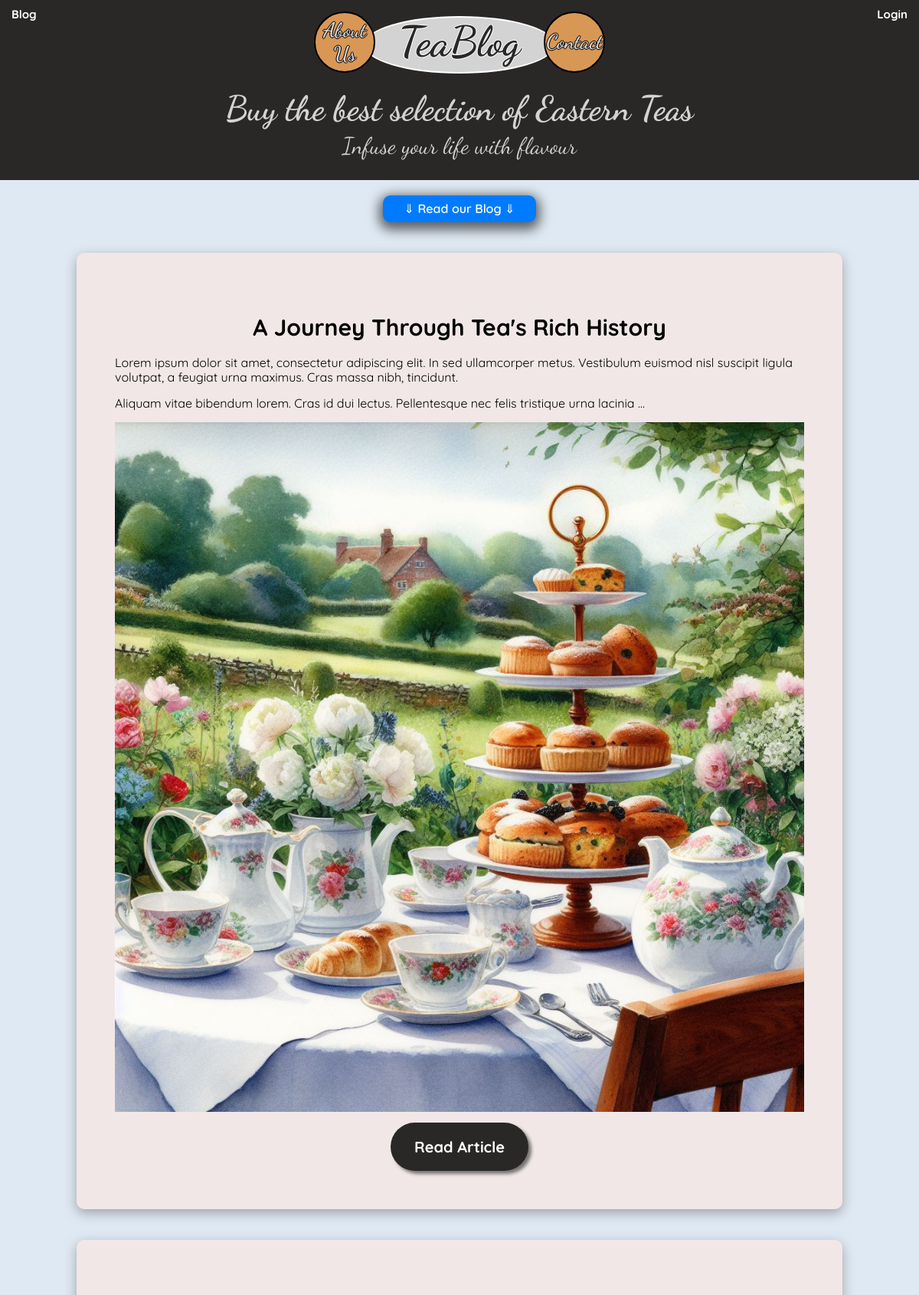
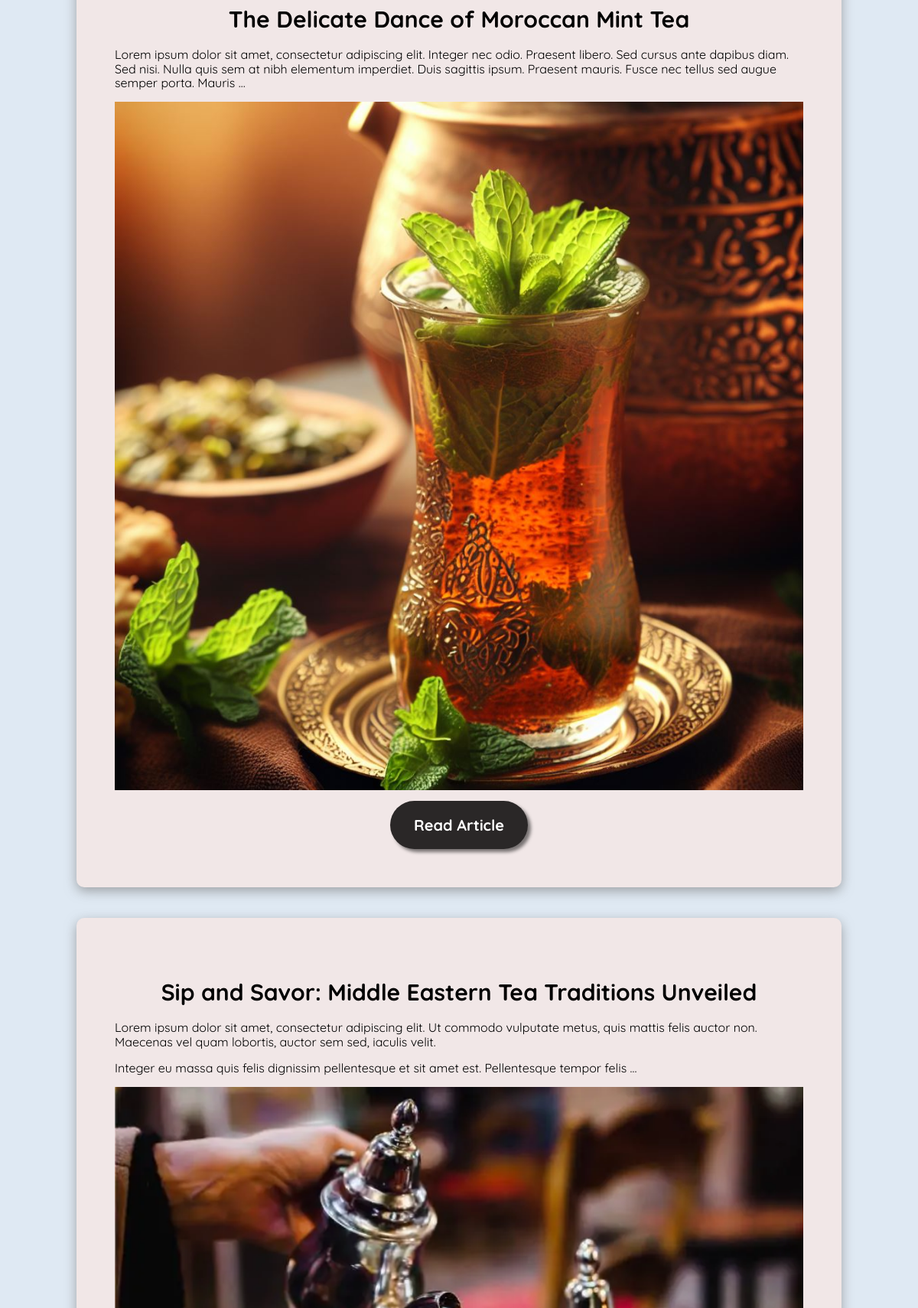
The page / (upper part) on the database its author committed (2 pictures, top to bottom).
### posts/models.py (models this page shows, shortened)
class Post(models.Model):
    title = models.CharField(max_length=200)
    content = models.TextField()
    date = models.DateTimeField(auto_now_add=True)
    image = models.ImageField(
        upload_to='posts_images',
        blank=True,
        validators=[FileExtensionValidator(allowed_extensions=['jpg', 'jpeg', 'png', 'gif', 'webp'])]  # Add allowed extensions here
    )
    author = models.ForeignKey(User, on_delete=models.CASCADE)

### utilities/views.py (the view)
# urls.py: path('', utilities_views.IndexView.as_view(), name='index'),
class IndexView(ListView):
    model = Post
    template_name = 'index.html'
    context_object_name = 'latest_posts'
    queryset = Post.objects.order_by('-date')[:4]

### utilities/templates/index.html (shortened to what this page needs)
{% extends 'base.html' %}
    {% block main %}
            <a href="#blog" class="blog__button-scroll" id="blog-scroll">&#8659; Read our Blog &#8659;</a>
            <div class=" " id="">
                    {% for post in latest_posts %}
                        <div class="centered">
                            <div class="blog  index__blog">
                                <h3 class="post__title">{{ post.title }}</h3>
                                <article class="text-left">{{ post.content|truncatewords:40|safe }}</article>
                                {% if post.image %}
                                    <img src="{{ post.image.url }}" alt="{{ post.title }}" class="image">
                                {% endif %}
                                <a href="{% url 'post_detail' post.id %}" class="post__button index__post__button">Read Article</a>
                            </div>
                        </div>
                    {% endfor %}
            </div>
    {% endblock %}

### static/css/globals.css (style rules this page uses)
:root { --light-orange: rgb(217, 151, 86); --lighter-grey: rgb(200, 200, 200); --light-grey: rgb(175, 175, 175); --medium-grey: rgb(150, 150, 150); --dark-grey: rgb(100, 100, 100); --black: rgb(42, 39, 39); --orange: rgb(217, 151, 86); --light-black: rgb(42, 39, 39); --lighter-grey: rgb(241, 231, 231); --light-grey: rgb(211, 211, 211); --white: rgb(255, 255, 255); --black: rgb(0, 0, 0); --bluish-grey: #dfe9f3; --header-shop: 'Dancing Script', cursive; --content: 'Quicksand', sans-serif; }
html { font-size: 62.5%; box-sizing: border-box; }
*, *:before, *:after { box-sizing: inherit; }
a { text-decoration: none; color: inherit; }
body { font-size: 1.6rem; background-color: var(--bluish-grey); text-align: center; font-family: var(--content); }
.text-left { text-align: left; }
.image { width: 100%; object-fit: contain; }
.centered { display: flex; justify-content: center; align-items: center; }
.blog { background-color: var(--lighter-grey); box-shadow: 0px 5px 15px 0px rgba(112,112,112,0.59); border-radius: 1rem; margin: 1rem; max-width: 100rem; }
@media (min-width: 768px) { .blog { margin: 2rem; } }
.post__title { font-size: 2rem; margin-bottom: 2rem; }
@media (min-width: 768px) { .post__title { font-size: 3rem; } }
@media (min-width: 1023px) { .post__title { font-size: 3rem; } }
.post__button { display: block; background-color: var(--light-black); color: var(--white); padding: 2rem; border-radius: 5rem; border: none; margin: 0 auto; margin-top: 1rem; box-shadow: 4px 4px 4px rgba(0, 0, 0, 0.5); font-weight: 800; font-size: 2rem; }

### static/css/index.css (style rules this page uses)
.blog__button-scroll { display: block; line-height: 35px; background-color: #007bff; color: #fff; text-align: center; border-radius: 1rem; margin: 2rem; box-shadow: 0px 5px 15px 5px rgba(0, 0, 0, 0.59); font-weight: 550; }
@media (min-width: 1023px) { .blog__button-scroll { width: 20rem; margin: 2rem auto; } }
.index__blog { padding: 1.5rem; }
@media (min-width: 768px) { .index__blog { padding: 5rem; } }
@media (min-width: 1023px) { .index__post__button { width: 20%; } }

### rows shown on the page
Post: title "A Journey Through Tea's Rich History", content "Lorem ipsum dolor sit amet, consectetur adipiscing elit. In sed ullamcorper metus. Vestibulum euismod nisl suscipit ligula volutpat, a feugiat urna maximus. Cras massa nibh, tincidunt. Aliquam vitae bibendum lorem. Cras id dui lectus. Pellentesque nec felis tristique urna lacinia …", image (picture)
Post: title "The Delicate Dance of Moroccan Mint Tea", content "Lorem ipsum dolor sit amet, consectetur adipiscing elit. Integer nec odio. Praesent libero. Sed cursus ante dapibus diam. Sed nisi. Nulla quis sem at nibh elementum imperdiet. Duis sagittis ipsum. Praesent mauris. Fusce nec tellus sed augue semper porta. Mauris …", image (picture)
Post: title "Sip and Savor: Middle Eastern Tea Traditions Unveiled", content "Lorem ipsum dolor sit amet, consectetur adipiscing elit. Ut commodo vulputate metus, quis mattis felis auctor non. Maecenas vel quam lobortis, auctor sem sed, iaculis velit. Integer eu massa quis felis dignissim pellentesque et sit amet est. Pellentesque tempor felis …", image (picture)
